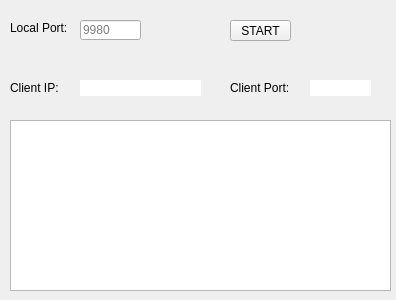
<?xml version="1.0" encoding="UTF-8"?>
<ui version="4.0">
 <class>Form</class>
 <widget class="QWidget" name="Form">
  <property name="geometry">
   <rect>
    <x>0</x>
    <y>0</y>
    <width>396</width>
    <height>300</height>
   </rect>
  </property>
  <property name="windowTitle">
   <string>Form</string>
  </property>
  <widget class="QLineEdit" name="lineEdit">
   <property name="geometry">
    <rect>
     <x>80</x>
     <y>20</y>
     <width>61</width>
     <height>20</height>
    </rect>
   </property>
   <property name="placeholderText">
    <string>9980</string>
   </property>
  </widget>
  <widget class="QPushButton" name="pushButton">
   <property name="geometry">
    <rect>
     <x>230</x>
     <y>20</y>
     <width>61</width>
     <height>21</height>
    </rect>
   </property>
   <property name="text">
    <string>START</string>
   </property>
  </widget>
  <widget class="QTextBrowser" name="textBrowser">
   <property name="geometry">
    <rect>
     <x>10</x>
     <y>120</y>
     <width>381</width>
     <height>171</height>
    </rect>
   </property>
  </widget>
  <widget class="QLabel" name="label">
   <property name="geometry">
    <rect>
     <x>10</x>
     <y>20</y>
     <width>71</width>
     <height>16</height>
    </rect>
   </property>
   <property name="text">
    <string>Local Port:</string>
   </property>
  </widget>
  <widget class="QLabel" name="label_2">
   <property name="geometry">
    <rect>
     <x>10</x>
     <y>80</y>
     <width>54</width>
     <height>16</height>
    </rect>
   </property>
   <property name="text">
    <string>Client IP:</string>
   </property>
  </widget>
  <widget class="QLabel" name="label_3">
   <property name="geometry">
    <rect>
     <x>80</x>
     <y>80</y>
     <width>121</width>
     <height>16</height>
    </rect>
   </property>
   <property name="styleSheet">
    <string notr="true">background-color: rgb(255, 255, 255);</string>
   </property>
   <property name="text">
    <string/>
   </property>
  </widget>
  <widget class="QLabel" name="label_4">
   <property name="geometry">
    <rect>
     <x>230</x>
     <y>80</y>
     <width>71</width>
     <height>16</height>
    </rect>
   </property>
   <property name="text">
    <string>Client Port:</string>
   </property>
  </widget>
  <widget class="QLabel" name="label_5">
   <property name="geometry">
    <rect>
     <x>310</x>
     <y>80</y>
     <width>61</width>
     <height>16</height>
    </rect>
   </property>
   <property name="styleSheet">
    <string notr="true">background-color: rgb(255, 255, 255);</string>
   </property>
   <property name="text">
    <string/>
   </property>
  </widget>
 </widget>
 <resources/>
 <connections>
  <connection>
   <sender>lineEdit</sender>
   <signal>textEdited(QString)</signal>
   <receiver>Form</receiver>
   <slot>slotSetLocalPort()</slot>
   <hints>
    <hint type="sourcelabel">
     <x>136</x>
     <y>29</y>
    </hint>
    <hint type="destinationlabel">
     <x>161</x>
     <y>30</y>
    </hint>
   </hints>
  </connection>
  <connection>
   <sender>pushButton</sender>
   <signal>pressed()</signal>
   <receiver>Form</receiver>
   <slot>slotStartServer()</slot>
   <hints>
    <hint type="sourcelabel">
     <x>287</x>
     <y>25</y>
    </hint>
    <hint type="destinationlabel">
     <x>317</x>
     <y>25</y>
    </hint>
   </hints>
  </connection>
  <connection>
   <sender>pushButton</sender>
   <signal>released()</signal>
   <receiver>Form</receiver>
   <slot>slotStopServer()</slot>
   <hints>
    <hint type="sourcelabel">
     <x>281</x>
     <y>40</y>
    </hint>
    <hint type="destinationlabel">
     <x>283</x>
     <y>51</y>
    </hint>
   </hints>
  </connection>
  <connection>
   <sender>Form</sender>
   <signal>signalClientIP()</signal>
   <receiver>label_3</receiver>
   <slot>show()</slot>
   <hints>
    <hint type="sourcelabel">
     <x>81</x>
     <y>63</y>
    </hint>
    <hint type="destinationlabel">
     <x>129</x>
     <y>86</y>
    </hint>
   </hints>
  </connection>
  <connection>
   <sender>Form</sender>
   <signal>signalClientPort()</signal>
   <receiver>label_5</receiver>
   <slot>show()</slot>
   <hints>
    <hint type="sourcelabel">
     <x>320</x>
     <y>102</y>
    </hint>
    <hint type="destinationlabel">
     <x>324</x>
     <y>93</y>
    </hint>
   </hints>
  </connection>
  <connection>
   <sender>Form</sender>
   <signal>signalClientData()</signal>
   <receiver>textBrowser</receiver>
   <slot>reload()</slot>
   <hints>
    <hint type="sourcelabel">
     <x>212</x>
     <y>95</y>
    </hint>
    <hint type="destinationlabel">
     <x>213</x>
     <y>115</y>
    </hint>
   </hints>
  </connection>
 </connections>
 <slots>
  <signal>signalClientIP()</signal>
  <signal>signalClientPort()</signal>
  <signal>signalClientData()</signal>
  <slot>slotSetLocalPort()</slot>
  <slot>slotStartServer()</slot>
  <slot>slotStopServer()</slot>
 </slots>
</ui>
